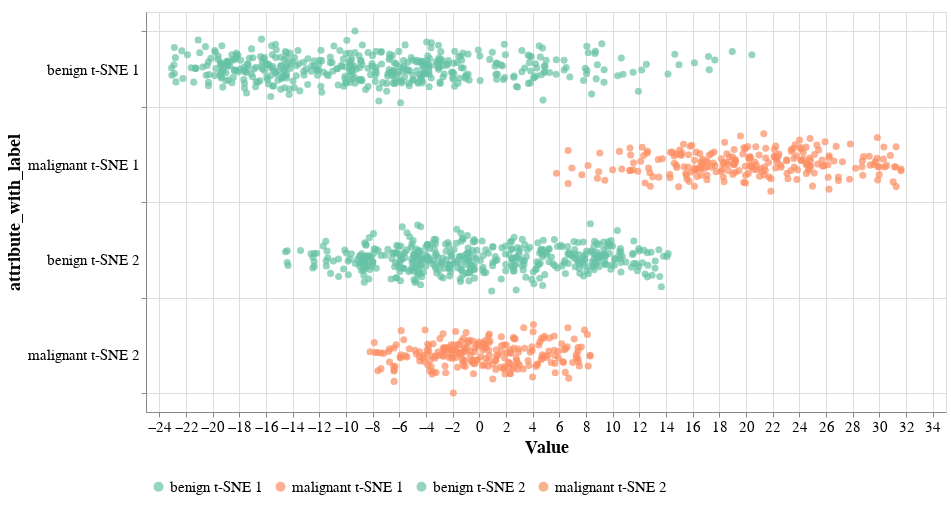

Notebook source saved alongside this figure:
### Markdown cell above
<font size="+1" color="grey"><b> 2.1.1 Strip Plot </b></font>

### Code cell
gaussian_jitter.configure_title(
    fontSize=18
).configure_axis(
    labelFontSize=15,
    titleFontSize=18
).configure_legend(
    labelFontSize=15,
    titleFontSize=18,
    orient="bottom", title=None, padding=5, labelLimit=200, 
    # columns=3
)
# .save('../../images/case1_strip_plot.png', format='png', scale_factor=2)

### Figure 1 — Vega-Lite specification as saved in the notebook (floating-point values rounded to 4 significant figures; data arrays with more than 128 entries replaced by an {"elided": "..."} marker saying what was removed)
{"config": {"view": {"continuousWidth": 300, "continuousHeight": 300}, "axis": {"labelFontSize": 15, "titleFontSize": 18}, "legend": {"labelFontSize": 15, "labelLimit": 200, "orient": "bottom", "padding": 5, "title": null, "titleFontSize": 18}, "title": {"fontSize": 18}}, "data": {"name": "data-2b8a4a910fbeea07d271245c2b64b3fe"}, "mark": {"type": "circle", "size": 50}, "encoding": {"color": {"field": "attribute_with_label", "scale": {"domain": ["benign t-SNE 1", "malignant t-SNE 1", "benign t-SNE 2", "malignant t-SNE 2"], "range": ["#66c2a5", "#fc8d62", "#66c2a5", "#fc8d62"]}, "sort": ["benign t-SNE 1", "malignant t-SNE 1", "benign t-SNE 2", "malignant t-SNE 2"], "type": "nominal"}, "x": {"field": "Value", "type": "quantitative"}, "y": {"axis": {"grid": true, "tickBand": "extent"}, "field": "attribute_with_label", "sort": ["benign t-SNE 1", "malignant t-SNE 1", "benign t-SNE 2", "malignant t-SNE 2"], "type": "nominal"}, "yOffset": {"field": "jitter", "type": "quantitative"}}, "height": 400, "params": [{"name": "param_3", "select": {"type": "interval", "encodings": ["x", "y"]}, "bind": "scales"}], "transform": [{"fold": ["t-SNE_Component_1", "t-SNE_Component_2"], "as": ["Component", "Value"]}, {"calculate": "datum.Class2 + \" \" + (datum.Component == \"t-SNE_Component_1\" ? \"t-SNE 1\" : \"t-SNE 2\")", "as": "attribute_with_label"}, {"calculate": "sqrt(-2*log(random()))*cos(2*PI*random())", "as": "jitter"}], "width": 800, "$schema": "https://vega.github.io/schema/vega-lite/v5.20.1.json", "datasets": {"data-2b8a4a910fbeea07d271245c2b64b3fe": {"elided": "699 records"}}}
